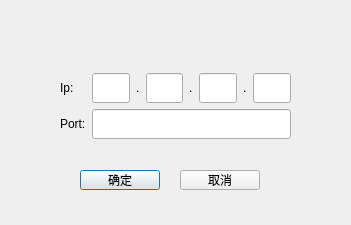
<?xml version="1.0" encoding="UTF-8"?>
<ui version="4.0">
 <class>Net_Set</class>
 <widget class="QDialog" name="Net_Set">
  <property name="geometry">
   <rect>
    <x>0</x>
    <y>0</y>
    <width>351</width>
    <height>225</height>
   </rect>
  </property>
  <property name="windowTitle">
   <string>Dialog</string>
  </property>
  <widget class="QPushButton" name="pushButton">
   <property name="geometry">
    <rect>
     <x>80</x>
     <y>170</y>
     <width>80</width>
     <height>20</height>
    </rect>
   </property>
   <property name="text">
    <string>确定</string>
   </property>
  </widget>
  <widget class="QPushButton" name="pushButton_2">
   <property name="geometry">
    <rect>
     <x>180</x>
     <y>170</y>
     <width>80</width>
     <height>20</height>
    </rect>
   </property>
   <property name="text">
    <string>取消</string>
   </property>
  </widget>
  <widget class="QWidget" name="">
   <property name="geometry">
    <rect>
     <x>60</x>
     <y>70</y>
     <width>231</width>
     <height>72</height>
    </rect>
   </property>
   <layout class="QGridLayout" name="gridLayout">
    <item row="0" column="0">
     <layout class="QVBoxLayout" name="verticalLayout">
      <item>
       <widget class="QLabel" name="label_4">
        <property name="text">
         <string>Ip:</string>
        </property>
       </widget>
      </item>
      <item>
       <widget class="QLabel" name="label_5">
        <property name="text">
         <string>Port:</string>
        </property>
       </widget>
      </item>
     </layout>
    </item>
    <item row="0" column="1">
     <layout class="QVBoxLayout" name="verticalLayout_2">
      <item>
       <layout class="QHBoxLayout" name="horizontalLayout_2">
        <item>
         <widget class="QLineEdit" name="lineEdit">
          <property name="minimumSize">
           <size>
            <width>0</width>
            <height>30</height>
           </size>
          </property>
         </widget>
        </item>
        <item>
         <widget class="QLabel" name="label">
          <property name="maximumSize">
           <size>
            <width>5</width>
            <height>16777215</height>
           </size>
          </property>
          <property name="text">
           <string>.</string>
          </property>
         </widget>
        </item>
        <item>
         <widget class="QLineEdit" name="lineEdit_2">
          <property name="minimumSize">
           <size>
            <width>0</width>
            <height>30</height>
           </size>
          </property>
         </widget>
        </item>
        <item>
         <widget class="QLabel" name="label_2">
          <property name="maximumSize">
           <size>
            <width>5</width>
            <height>16777215</height>
           </size>
          </property>
          <property name="text">
           <string>.</string>
          </property>
         </widget>
        </item>
        <item>
         <widget class="QLineEdit" name="lineEdit_3">
          <property name="minimumSize">
           <size>
            <width>0</width>
            <height>30</height>
           </size>
          </property>
         </widget>
        </item>
        <item>
         <widget class="QLabel" name="label_3">
          <property name="maximumSize">
           <size>
            <width>5</width>
            <height>16777215</height>
           </size>
          </property>
          <property name="text">
           <string>.</string>
          </property>
         </widget>
        </item>
        <item>
         <widget class="QLineEdit" name="lineEdit_4">
          <property name="minimumSize">
           <size>
            <width>0</width>
            <height>30</height>
           </size>
          </property>
         </widget>
        </item>
       </layout>
      </item>
      <item>
       <widget class="QLineEdit" name="lineEdit_5">
        <property name="minimumSize">
         <size>
          <width>0</width>
          <height>30</height>
         </size>
        </property>
       </widget>
      </item>
     </layout>
    </item>
   </layout>
  </widget>
 </widget>
 <resources/>
 <connections/>
</ui>
